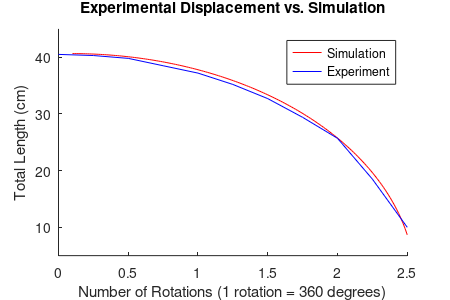
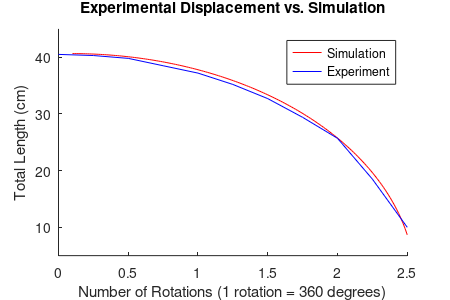

MATLAB code for these plots, in order: (Note: this script raises an error after producing the figures.)
% displacement_experiment.m
% Copyright 2015 Andrew P. Sabelhaus, Kyle Zampaglione
% This file contains the observed data from the displacement
% experiment with the third prototype (spring steel rails).
% It plots that data against another set from simulation.

clear all; close all; clc;

% Used later, here are the constants for the actuator studied in this test:
% in inches:
L = 16;
r = 1;
% in cm:
L_cm = L * 2.54;
r_cm = r * 2.54;

% This is the data recorded by hand:
% Actuator lengths, in cm:
experimental_lengths = [40.5; 40.3; 39.8; 38.5; 37.2; 35.2; 32.7; ...
                        29.4; 25.7; 18.5; 10];

% Number of rotations for the actuator as turned by hand:
experimental_rotations = [0; 0.25; 0.5; 0.75; 1; 1.25; 1.5; 1.75; ...
                            2; 2.25; 2.5];

% This is the data from the simulation with 17 rungs,
% a width of 2, and 5*pi rotations.
% Units are inches here.
simulation_lengths = [
   16.0000
   15.9995
   15.9983
   15.9966
   15.9942
   15.9912
   15.9875
   15.9833
   15.9784
   15.9729
   15.9667
   15.9599
   15.9525
   15.9445
   15.9358
   15.9265
   15.9166
   15.9060
   15.8948
   15.8830
   15.8705
   15.8574
   15.8436
   15.8292
   15.8142
   15.7985
   15.7821
   15.7651
   15.7475
   15.7292
   15.7102
   15.6906
   15.6703
   15.6493
   15.6277
   15.6054
   15.5825
   15.5588
   15.5345
   15.5095
   15.4838
   15.4574
   15.4303
   15.4026
   15.3741
   15.3449
   15.3150
   15.2844
   15.2531
   15.2211
   15.1883
   15.1548
   15.1206
   15.0856
   15.0499
   15.0134
   14.9762
   14.9382
   14.8995
   14.8600
   14.8196
   14.7786
   14.7367
   14.6940
   14.6505
   14.6062
   14.5611
   14.5151
   14.4683
   14.4207
   14.3722
   14.3228
   14.2726
   14.2215
   14.1695
   14.1166
   14.0628
   14.0080
   13.9524
   13.8958
   13.8382
   13.7797
   13.7202
   13.6597
   13.5982
   13.5357
   13.4721
   13.4075
   13.3419
   13.2752
   13.2073
   13.1384
   13.0683
   12.9971
   12.9247
   12.8512
   12.7764
   12.7004
   12.6231
   12.5446
   12.4648
   12.3836
   12.3011
   12.2173
   12.1320
   12.0453
   11.9571
   11.8675
   11.7763
   11.6835
   11.5891
   11.4931
   11.3954
   11.2960
   11.1948
   11.0917
   10.9868
   10.8800
   10.7711
   10.6603
   10.5473
   10.4321
   10.3147
   10.1949
   10.0727
    9.9480
    9.8208
    9.6908
    9.5580
    9.4222
    9.2834
    9.1414
    8.9961
    8.8472
    8.6947
    8.5382
    8.3776
    8.2127
    8.0431
    7.8686
    7.6889
    7.5035
    7.3121
    7.1141
    6.9090
    6.6961
    6.4747
    6.2438
    6.0024
    5.7492
    5.4824
    5.2000
    4.8994
    4.5769
    4.2275
    3.8438
    3.4145];

% The recorded number of rotations from simulation:

simulation_rotations = [
        0.1000
    0.1154
    0.1308
    0.1462
    0.1615
    0.1769
    0.1923
    0.2077
    0.2231
    0.2385
    0.2538
    0.2692
    0.2846
    0.3000
    0.3154
    0.3308
    0.3462
    0.3615
    0.3769
    0.3923
    0.4077
    0.4231
    0.4385
    0.4538
    0.4692
    0.4846
    0.5000
    0.5154
    0.5308
    0.5462
    0.5615
    0.5769
    0.5923
    0.6077
    0.6231
    0.6385
    0.6538
    0.6692
    0.6846
    0.7000
    0.7154
    0.7308
    0.7462
    0.7615
    0.7769
    0.7923
    0.8077
    0.8231
    0.8385
    0.8538
    0.8692
    0.8846
    0.9000
    0.9154
    0.9308
    0.9462
    0.9615
    0.9769
    0.9923
    1.0077
    1.0231
    1.0385
    1.0538
    1.0692
    1.0846
    1.1000
    1.1154
    1.1308
    1.1462
    1.1615
    1.1769
    1.1923
    1.2077
    1.2231
    1.2385
    1.2538
    1.2692
    1.2846
    1.3000
    1.3154
    1.3308
    1.3462
    1.3615
    1.3769
    1.3923
    1.4077
    1.4231
    1.4385
    1.4538
    1.4692
    1.4846
    1.5000
    1.5154
    1.5308
    1.5462
    1.5615
    1.5769
    1.5923
    1.6077
    1.6231
    1.6385
    1.6538
    1.6692
    1.6846
    1.7000
    1.7154
    1.7308
    1.7462
    1.7615
    1.7769
    1.7923
    1.8077
    1.8231
    1.8385
    1.8538
    1.8692
    1.8846
    1.9000
    1.9154
    1.9308
    1.9462
    1.9615
    1.9769
    1.9923
    2.0077
    2.0231
    2.0385
    2.0538
    2.0692
    2.0846
    2.1000
    2.1154
    2.1308
    2.1462
    2.1615
    2.1769
    2.1923
    2.2077
    2.2231
    2.2385
    2.2538
    2.2692
    2.2846
    2.3000
    2.3154
    2.3308
    2.3462
    2.3615
    2.3769
    2.3923
    2.4077
    2.4231
    2.4385
    2.4538
    2.4692
    2.4846
    2.5000];

% Convert the simulation length data from inches to cm:
simulation_lengths_cm = 2.54 * simulation_lengths;

% Plot these two curves.
% Create the figure window and size it appropriately
FigureHandle = figure;
hold on
%set(gca,'FontSize',11);
set(FigureHandle,'Position',[100,100,450,300]);
set(FigureHandle,'PaperPosition',[1,1,4.5,3]);


% Create the plots themselves
plot(simulation_rotations, simulation_lengths_cm, 'r');
plot(experimental_rotations, experimental_lengths, 'b');

% Add the legend, labels, and adjust the axes
title('Experimental Displacement vs. Simulation')
xlabel('Number of Rotations (1 rotation = 360 degrees)')
ylabel('Total Length (cm)')
legend('Simulation','Experiment')
ylim([5, 45]);

% Save images
% Create the filenames for both images
save_path_base = 'img/displacement_experiment';
save_fullpath_fig = strcat(save_path_base, '.fig');
save_fullpath_eps = strcat(save_path_base, '.eps');

% Uncomment the lines below to save.
savefig(save_fullpath_fig);
print(save_fullpath_eps,'-depsc')

% For error calculations, first calculate the simulated lengths at the
% same rotations as the experiment.
% There are this many experimental datapoints:
num_datapoints = size(experimental_rotations,1);

% thus:
simulation_lengths_forerrorcalc = zeros( num_datapoints, 1);

% Loop through all the experimental rotation values and store the 
% simulated lengths at those values
for i = 1: num_datapoints
    % The length of the actuator at a certain rotation will be the
    % following. NOTE that we correct for a different in notation here.
    % The displacement experiment used 1 rotation = 360 degrees, not 180.
    % So, each 0.25 rotation is 90 degrees.
    sim_length_current = helix_length(L_cm, r_cm, 2*experimental_rotations(i));
    simulation_lengths_forerrorcalc(i) = sim_length_current;
end

% Note: these errors are for the case where the simulation is performed
% in centimeters, instead of performed in centimeters then converted
% into inches. So, the errors are slightly different than what might be
% expected through other calculations.

% Calculate the RMSE, in centimeters:
residuals = simulation_lengths_forerrorcalc - experimental_lengths;
sum_squared_error = sum( residuals.^2);
rmse = sqrt( sum_squared_error/num_datapoints);

% from current tests, this rmse = 0.7385, shortened to .74 by sigfigs.


%% The following section was an investigation into the nature of the curves that were observed. It was not reported, since it is still preliminary work.
% Fit these curves to a power law, which was chosen by inspection:
% Power law is of the form: f(x) = a*x^b + c, and is performed
% using the matlab 'fit' function with 'power2' fitttype.

% First, we need to condition the experimental data ever so slightly:
% the fit funciton chokes on the initial point of 0 rotations. All values 
% must be positive.
%experimental_rotations(1) = 1e-4;

% Fit both curves:
%fit_simulation = fit(simulaton_rotations, simulation_lengths_cm,'power2');
%fit_experimental = fit(experimental_rotations, experimtnal_lengths,'power2');



